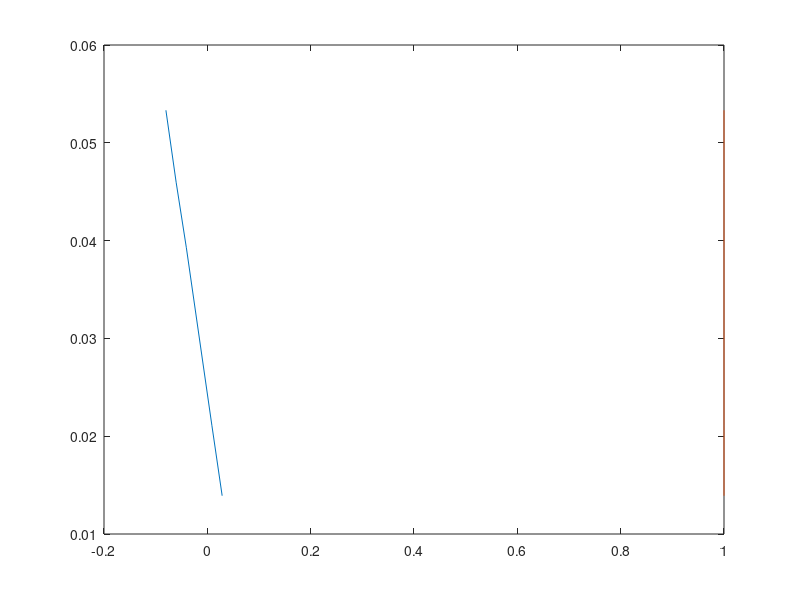

Source code (MATLAB):
%calcul moindre carre
% x = (At * A )-1 * At * y
hg = 0.1;
hd = 0.05;
lb = 0.15;

Y = [0.013914,0.021067,0.039266,0.04597,0.053326]';
Z = [0.028686,0.008891,-0.040587,-0.060395,-0.080185,
     1,       1,        1,        1,        1]';

plot(Z,Y)

%X1 = A' * inv(A*A') * Y
X2 = inv(Z' * Z) * Z' * Y
%X3 = A\Y
 % x et X2 donne la meme chose.
%atand(X1)
atand(X2)
% trouver angle nominal 
theta_nom = atand((hg-hd)/lb)

diffenceAngle = abs(atand(X2(1))) - theta_nom

% valider hauteur hg avec l'angle trouvé
hg2 = tand(abs(atand(X2(1)))) * 0.15 + 0.05
differenceHg = hg2 - hg

%atand(X3)
